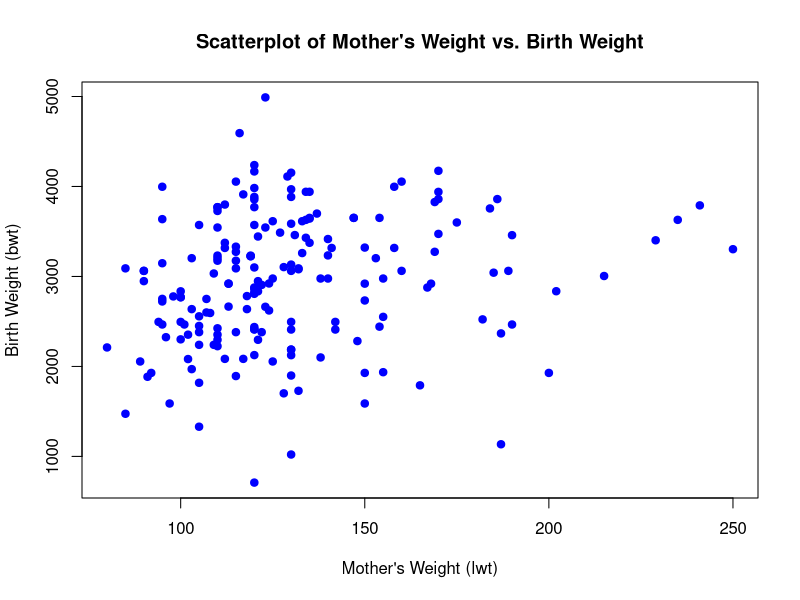
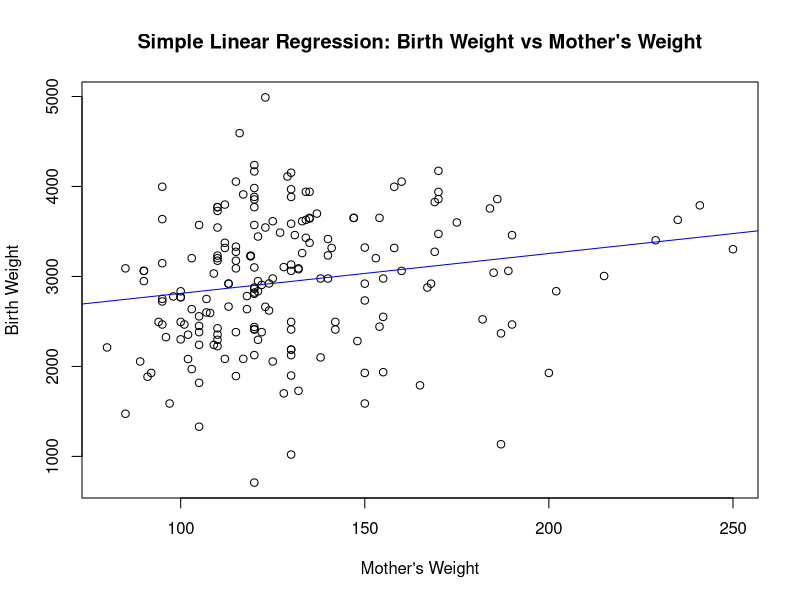
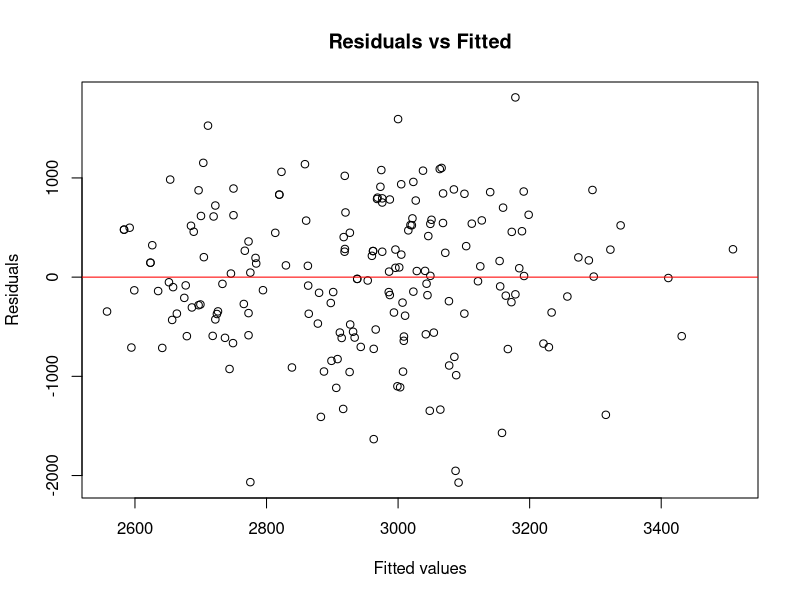
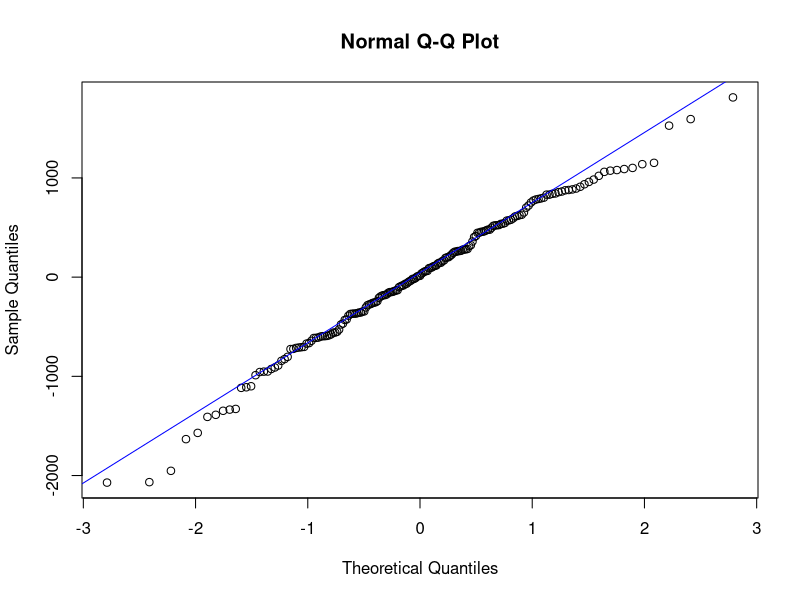

These figures' R source, in order:

  
  # Load Libraries
library(MASS)
library(corrplot)
library(tidyverse)

# Load and Inspect Dataset
data("birthwt", package = "MASS")
birthwt <- birthwt %>%
  mutate(race = as.factor(race), 
         smoke = as.factor(smoke), 
         ht = as.factor(ht), 
         ui = as.factor(ui))

# View the first few rows
head(birthwt)

### Correlation Analysis

# Pearson Correlation between 'bwt' (birth weight) and 'lwt' (mother's weight)
correlation_pearson <- cor(birthwt$bwt, birthwt$lwt, method = "pearson")
cat("Pearson Correlation between birth weight and mother's weight:", correlation_pearson, "\n")

# Spearman Rank Correlation between 'bwt' and 'age' (mother's age)
correlation_spearman <- cor(birthwt$bwt, birthwt$age, method = "spearman")
cat("Spearman Correlation between birth weight and mother's age:", correlation_spearman, "\n")


# Visualizing cirrekatuib
# Plot a scatterplot between bwt (birth weight) and lwt (mother's weight)
plot(birthwt$lwt, birthwt$bwt,
     xlab = "Mother's Weight (lwt)",
     ylab = "Birth Weight (bwt)",
     main = "Scatterplot of Mother's Weight vs. Birth Weight",
     pch = 19,      # Set point shape
     col = "blue")  # Set point color

### Simple Linear Regression

# Simple Linear Regression: bwt ~ lwt
simple_lm <- lm(bwt ~ lwt, data = birthwt)
summary(simple_lm)

# Plot the regression line
plot(birthwt$lwt, birthwt$bwt, main = "Simple Linear Regression: Birth Weight vs Mother's Weight", 
     xlab = "Mother's Weight", ylab = "Birth Weight")
abline(simple_lm, col = "blue")

### Multiple Linear Regression

# Multiple Linear Regression: bwt ~ lwt + age + smoke
multiple_lm <- lm(bwt ~ lwt + age + smoke, data = birthwt)
summary(multiple_lm)

### Assumptions of Multiple Linear Regression

# Linearity Check: Residuals vs Fitted Values Plot
plot(multiple_lm$fitted.values, residuals(multiple_lm), 
     main = "Residuals vs Fitted", xlab = "Fitted values", ylab = "Residuals")
abline(h = 0, col = "red")

# Normality Check: QQ Plot of Residuals
qqnorm(residuals(multiple_lm))
qqline(residuals(multiple_lm), col = "blue")





# Coefficient of Determination (R²)
cat("R-squared:", summary(multiple_lm)$r.squared, "\n")

### Logistic Regression (Binary Outcome Example)

# Create binary outcome for low birth weight (1 if < 2500 grams, otherwise 0)
birthwt$low_bwt <- ifelse(birthwt$bwt < 2500, 1, 0)

# Logistic Regression: Predict low birth weight based on mother's weight and smoking status
logistic_model <- glm(low_bwt ~ lwt + smoke, data = birthwt, family = binomial)
summary(logistic_model)

# Interpret the coefficients as odds ratios
exp(coef(logistic_model))  # Odds Ratios

